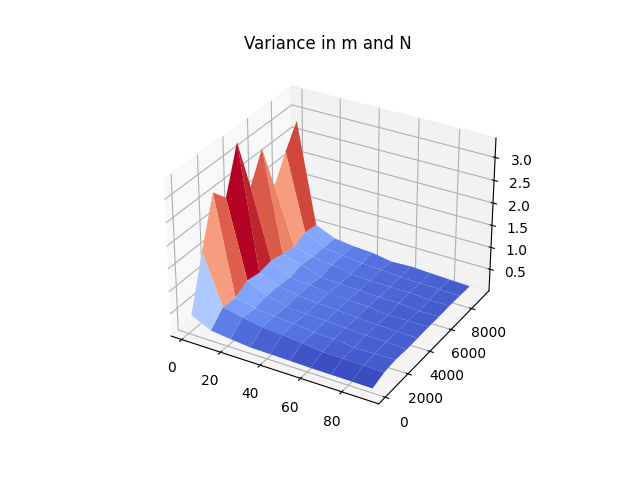

Python code for this plot:
import numpy as np
from matplotlib import cm
import matplotlib.pyplot as plt
from market import Market
from algo import lsmc


T = 1
n = 100
sigma = 0.2
r = 0.06
s0 = 36
K = 40
reg = 'laguerre'
g = 'call'

N = np.arange(start=100, stop=10001, step=1000)  # Array
degree = np.arange(start=1, stop=101, step=10)  # Array

result = np.zeros(shape=(len(degree), len(N)))
result_var = np.zeros(shape=(len(degree), len(N)))
for i in range(len(degree)):
    for j in range(len(N)):
        M = Market(n=n, paths=N[j], sigma=sigma, r=r, s0=s0, time_horizon=T)
        result[i, j], result_var[i, j], _ = lsmc(market=M, degree=degree[i], k=K, payoff=g, regression_type=reg)

fig, ax = plt.subplots(subplot_kw={"projection": "3d"})
X, Y = np.meshgrid(degree, N)
surf = ax.plot_surface(X, Y, result_var, cmap=cm.coolwarm, linewidth=0)
plt.title('Variance in m and N')
plt.savefig('convergence_m_N.png')
plt.show()
